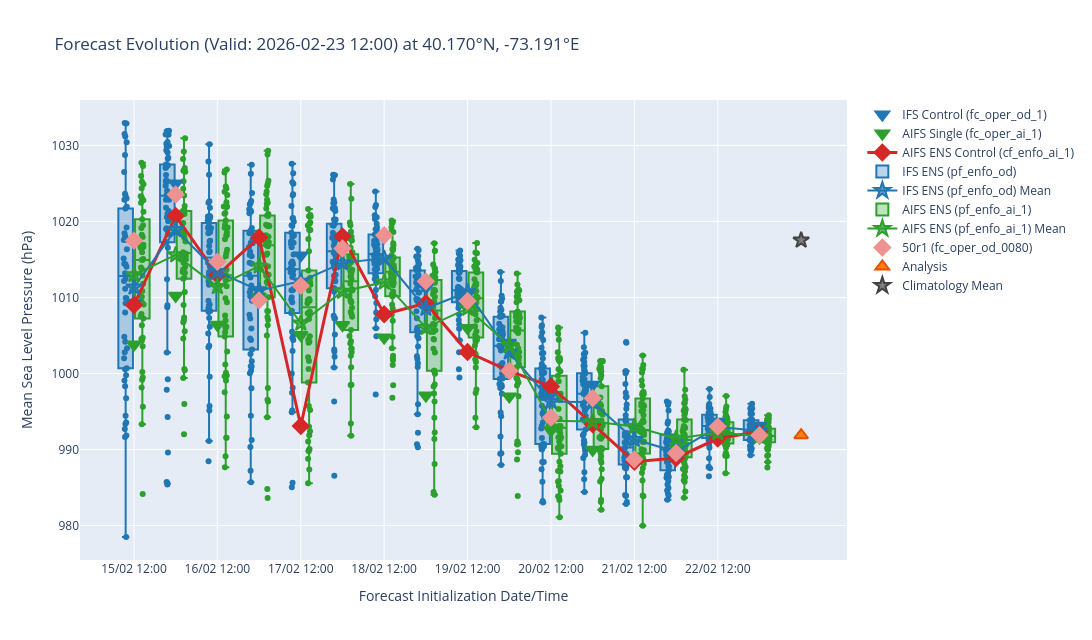

The cell this chart's notebook holds for it:
### Markdown cell above
## Step 4 — Interactive Plot (Plotly)

Generate the forecast evolution box-plot with hover info (bias, lead time, member index).
The plot is also exported as a standalone HTML file.

### Code cell
area_str = get_area_string(widgets_dict['config']['area_sub'])
date_str = widgets_dict['config']['valid_date'].strftime("%Y%m%d")
_, _, plot_dir = setup_data_directories(base_path, widgets_dict['config']['param'], area_str, date_str)
plot_data['data_df'].to_csv(f'{plot_dir}/plot_data.csv', index=False)

# Create the interactive plot
plot_forecast_evolution(plot_data, widgets_dict, plot_dir, export_html=True)

### Figure 1 — Plotly figure (JSON) as saved in the notebook; plotly's stock layout.template omitted (floating-point values rounded to 4 significant figures; data arrays with more than 128 entries replaced by an {"elided": "..."} marker saying what was removed)
{"data": [{"customdata": [[192, "15/02 12:00", 17.38], [180, "16/02 00:00", 33.11], [168, "16/02 12:00", 22.74], [156, "17/02 00:00", 19.07], [144, "17/02 12:00", 23.65], [132, "18/02 00:00", 26.13], [120, "18/02 12:00", 26.05], [108, "19/02 00:00", 19.42], [96, "19/02 12:00", 18.57], [84, "20/02 00:00", 12.16], [72, "20/02 12:00", 5.327], [60, "21/02 00:00", 6.641], [48, "21/02 12:00", 0.9787], [36, "22/02 00:00", -1.061], [24, "22/02 12:00", 1.761], [12, "23/02 00:00", 1.251]], "hovertemplate": "Initialisation Date: %{customdata[1]}<br>Lead Time: %{customdata[0]}h<br>Value: %{y:.2f}hPa<br>Bias: %{customdata[2]:.2f}hPa<extra>Model: IFS Control (fc_oper_od_1)</extra>", "marker": {"color": "#1f77b4", "line": {"color": "#1f77b4", "width": 2}, "size": 12, "symbol": "triangle-down"}, "mode": "markers", "name": "IFS Control (fc_oper_od_1)", "type": "scatter", "x": [0, 1, 2, 3, 4, 5, 6, 7, 8, 9, 10, 11, 12, 13, 14, 15], "y": [1009.0, 1025, 1015.0, 1011.0, 1016.0, 1018.0, 1018.0, 1011.0, 1010.0, 1004.0, 997.2, 998.5, 992.9, 990.8, 993.6, 993.1]}, {"customdata": [[192, "15/02 12:00", 11.91], [180, "16/02 00:00", 18.34], [168, "16/02 12:00", 14.51], [156, "17/02 00:00", 18.24], [144, "17/02 12:00", 13.16], [132, "18/02 00:00", 14.48], [120, "18/02 12:00", 12.83], [108, "19/02 00:00", 5.212], [96, "19/02 12:00", 14.09], [84, "20/02 00:00", 5.099], [72, "20/02 12:00", 0.6381], [60, "21/02 00:00", -1.916], [48, "21/02 12:00", -3.046], [36, "22/02 00:00", -1.892], [24, "22/02 12:00", -0.3269], [12, "23/02 00:00", -0.3063]], "hovertemplate": "Initialisation Date: %{customdata[1]}<br>Lead Time: %{customdata[0]}h<br>Value: %{y:.2f}hPa<br>Bias: %{customdata[2]:.2f}hPa<extra>Model: AIFS Single (fc_oper_ai_1)</extra>", "marker": {"color": "#2ca02c", "line": {"color": "#2ca02c", "width": 2}, "size": 12, "symbol": "triangle-down"}, "mode": "markers", "name": "AIFS Single (fc_oper_ai_1)", "type": "scatter", "x": [0, 1, 2, 3, 4, 5, 6, 7, 8, 9, 10, 11, 12, 13, 14, 15], "y": [1004.0, 1010.0, 1006.0, 1010.0, 1005.0, 1006.0, 1005.0, 997.1, 1006.0, 997.0, 992.5, 990.0, 988.8, 990.0, 991.6, 991.6]}, {"customdata": [[192, "15/02 12:00", 17.13], [180, "16/02 00:00", 28.83], [168, "16/02 12:00", 21.05], [156, "17/02 00:00", 26.02], [144, "17/02 12:00", 1.202], [132, "18/02 00:00", 26.14], [120, "18/02 12:00", 15.9], [108, "19/02 00:00", 17.35], [96, "19/02 12:00", 10.94], [84, "20/02 00:00", 8.449], [72, "20/02 12:00", 6.404], [60, "21/02 00:00", 1.448], [48, "21/02 12:00", -3.483], [36, "22/02 00:00", -2.991], [24, "22/02 12:00", -0.4406], [12, "23/02 00:00", 0.4912]], "hovertemplate": "Initialisation Date: %{customdata[1]}<br>Lead Time: %{customdata[0]}h<br>Value: %{y:.2f}hPa<br>Bias: %{customdata[2]:.2f}hPa<extra>Model: AIFS ENS Control (cf_enfo_ai_1)</extra>", "line": {"color": "#d62728", "width": 3}, "marker": {"color": "#d62728", "line": {"color": "#d62728", "width": 2}, "size": 12, "symbol": "diamond"}, "mode": "lines+markers", "name": "AIFS ENS Control (cf_enfo_ai_1)", "type": "scatter", "x": [0, 1, 2, 3, 4, 5, 6, 7, 8, 9, 10, 11, 12, 13, 14, 15], "y": [1009.0, 1021.0, 1013.0, 1018.0, 993.1, 1018.0, 1008.0, 1009.0, 1003.0, 1000.0, 998.3, 993.3, 988.4, 988.9, 991.4, 992.4]}, {"boxpoints": "all", "customdata": {"elided": "800x4 mixed values"}, "fillcolor": "rgba(31, 119, 180, 0.3)", "hoverinfo": "y+name+text", "hovertemplate": "Model: IFS ENS (pf_enfo_od)<br>Date: %{customdata[2]}<br>Lead Time: %{customdata[0]}h<br>Member: %{customdata[1]}<br>Value: %{y:.2f}hPa<br>Bias: %{customdata[3]:.2f}hPa<br><extra></extra>", "jitter": 0.3, "marker": {"color": "#1f77b4"}, "name": "IFS ENS (pf_enfo_od)", "pointpos": 0, "showlegend": true, "text": {"elided": "800 str values"}, "type": "box", "width": 0.35, "x": {"elided": "800 float values"}, "y": {"elided": "800 float values"}}, {"customdata": [[192, "15/02 12:00", 19.47], [180, "16/02 00:00", 27.02], [168, "16/02 12:00", 21.52], [156, "17/02 00:00", 19.04], [144, "17/02 12:00", 20.25], [132, "18/02 00:00", 22.66], [120, "18/02 12:00", 23.26], [108, "19/02 00:00", 16.66], [96, "19/02 12:00", 18.84], [84, "20/02 00:00", 10.93], [72, "20/02 12:00", 4.432], [60, "21/02 00:00", 4.345], [48, "21/02 12:00", -0.566], [36, "22/02 00:00", -2.152], [24, "22/02 12:00", 1.105], [12, "23/02 00:00", 0.5665]], "hovertemplate": "Initialisation Date: %{customdata[1]}<br>Lead Time: %{customdata[0]}h<br>Value: %{y:.2f}hPa<br>Bias: %{customdata[2]:.2f}hPa<extra>Model: IFS ENS (pf_enfo_od) Mean</extra>", "line": {"color": "#1f77b4", "width": 2}, "marker": {"color": "rgba(31, 119, 180, 0.7)", "line": {"color": "#1f77b4", "width": 2}, "size": 12, "symbol": "star"}, "mode": "lines+markers", "name": "IFS ENS (pf_enfo_od) Mean", "type": "scatter", "x": [0, 1, 2, 3, 4, 5, 6, 7, 8, 9, 10, 11, 12, 13, 14, 15], "y": [1011.0, 1019.0, 1013.0, 1011.0, 1012.0, 1015.0, 1015.0, 1009.0, 1011.0, 1003.0, 996.3, 996.2, 991.3, 989.7, 993.0, 992.5]}, {"boxpoints": "all", "customdata": {"elided": "800x4 mixed values"}, "fillcolor": "rgba(44, 160, 44, 0.3)", "hoverinfo": "y+name+text", "hovertemplate": "Model: AIFS ENS (pf_enfo_ai_1)<br>Date: %{customdata[2]}<br>Lead Time: %{customdata[0]}h<br>Member: %{customdata[1]}<br>Value: %{y:.2f}hPa<br>Bias: %{customdata[3]:.2f}hPa<br><extra></extra>", "jitter": 0.3, "marker": {"color": "#2ca02c"}, "name": "AIFS ENS (pf_enfo_ai_1)", "pointpos": 0, "showlegend": true, "text": {"elided": "800 str values"}, "type": "box", "width": 0.35, "x": {"elided": "800 float values"}, "y": {"elided": "800 float values"}}, {"customdata": [[192, "15/02 12:00", 21.08], [180, "16/02 00:00", 23.71], [168, "16/02 12:00", 19.53], [156, "17/02 00:00", 22.25], [144, "17/02 12:00", 14.73], [132, "18/02 00:00", 18.91], [120, "18/02 12:00", 20.12], [108, "19/02 00:00", 14.14], [96, "19/02 12:00", 16.68], [84, "20/02 00:00", 11.81], [72, "20/02 12:00", 1.883], [60, "21/02 00:00", 1.799], [48, "21/02 12:00", 1.134], [36, "22/02 00:00", -0.4283], [24, "22/02 12:00", 0.3204], [12, "23/02 00:00", -0.1198]], "hovertemplate": "Initialisation Date: %{customdata[1]}<br>Lead Time: %{customdata[0]}h<br>Value: %{y:.2f}hPa<br>Bias: %{customdata[2]:.2f}hPa<extra>Model: AIFS ENS (pf_enfo_ai_1) Mean</extra>", "line": {"color": "#2ca02c", "width": 2}, "marker": {"color": "rgba(44, 160, 44, 0.7)", "line": {"color": "#2ca02c", "width": 2}, "size": 12, "symbol": "star"}, "mode": "lines+markers", "name": "AIFS ENS (pf_enfo_ai_1) Mean", "type": "scatter", "x": [0, 1, 2, 3, 4, 5, 6, 7, 8, 9, 10, 11, 12, 13, 14, 15], "y": [1013.0, 1016.0, 1011.0, 1014.0, 1007.0, 1011.0, 1012.0, 1006.0, 1009.0, 1004.0, 993.8, 993.7, 993.0, 991.5, 992.2, 991.8]}, {"customdata": [[192, "15/02 12:00", 25.59], [180, "16/02 00:00", 31.66], [168, "16/02 12:00", 22.82], [156, "17/02 00:00", 17.73], [144, "17/02 12:00", 19.66], [132, "18/02 00:00", 24.56], [120, "18/02 12:00", 26.29], [108, "19/02 00:00", 20.23], [96, "19/02 12:00", 17.65], [84, "20/02 00:00", 8.461], [72, "20/02 12:00", 2.326], [60, "21/02 00:00", 4.854], [48, "21/02 12:00", -3.183], [36, "22/02 00:00", -2.346], [24, "22/02 12:00", 1.131], [12, "23/02 00:00", -0.00375]], "hovertemplate": "Initialisation Date: %{customdata[1]}<br>Lead Time: %{customdata[0]}h<br>Value: %{y:.2f}hPa<br>Bias: %{customdata[2]:.2f}hPa<extra>Model: 50r1 (fc_oper_od_0080)</extra>", "marker": {"color": "#ee9191", "line": {"color": "#ee9191", "width": 2}, "size": 12, "symbol": "diamond"}, "mode": "markers", "name": "50r1 (fc_oper_od_0080)", "type": "scatter", "x": [0, 1, 2, 3, 4, 5, 6, 7, 8, 9, 10, 11, 12, 13, 14, 15], "y": [1017.0, 1024.0, 1015.0, 1010.0, 1012.0, 1016.0, 1018.0, 1012.0, 1010.0, 1000.0, 994.2, 996.7, 988.7, 989.5, 993.0, 991.9]}, {"customdata": [[0]], "hovertemplate": "Analysis: %{y:.2f}hPa<extra></extra>", "marker": {"color": "#ff7f0e", "line": {"color": "#e65100", "width": 2}, "size": 12, "symbol": "triangle-up"}, "mode": "markers", "name": "Analysis", "type": "scatter", "x": [16], "y": [991.9]}, {"customdata": [[0]], "hovertemplate": "Climatology Mean: %{y:.2f}hPa<extra></extra>", "marker": {"color": "#7f7f7f", "line": {"color": "#424242", "width": 2}, "size": 12, "symbol": "star"}, "mode": "markers", "name": "Climatology Mean", "type": "scatter", "x": [16], "y": [1018.0]}], "layout": {"height": 640, "showlegend": true, "title": {"text": "Forecast Evolution (Valid: 2026-02-23 12:00) at 40.170°N, -73.191°E"}, "width": 1600, "xaxis": {"dtick": 12, "gridcolor": "white", "gridwidth": 1, "showgrid": true, "tickangle": 0, "ticktext": ["15/02 12:00", "16/02 12:00", "17/02 12:00", "18/02 12:00", "19/02 12:00", "20/02 12:00", "21/02 12:00", "22/02 12:00"], "tickvals": [0, 2, 4, 6, 8, 10, 12, 14], "title": {"text": "Forecast Initialization Date/Time"}}, "yaxis": {"title": {"text": "Mean Sea Level Pressure (hPa)"}}}}
